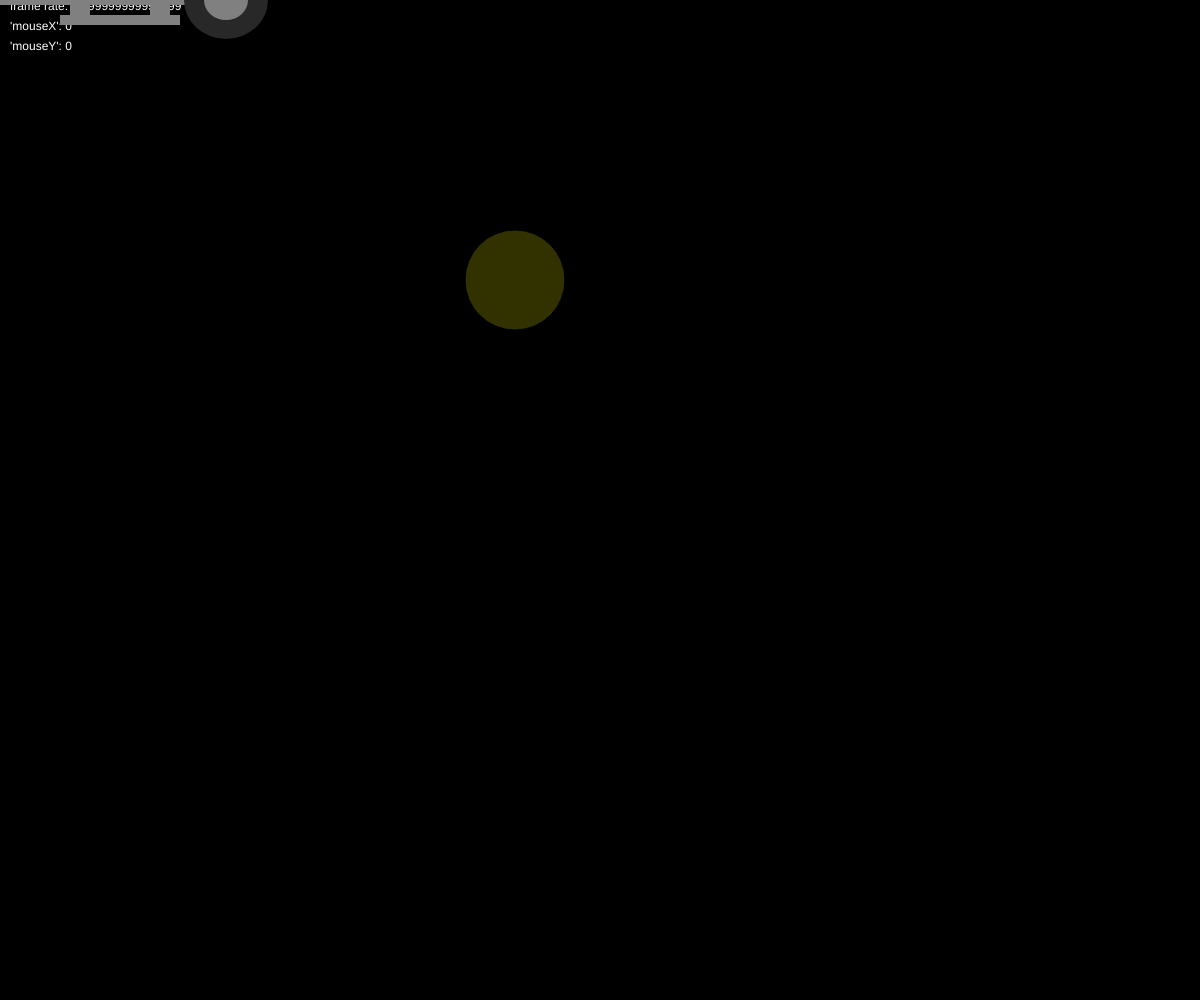
Frame 1 (no input)
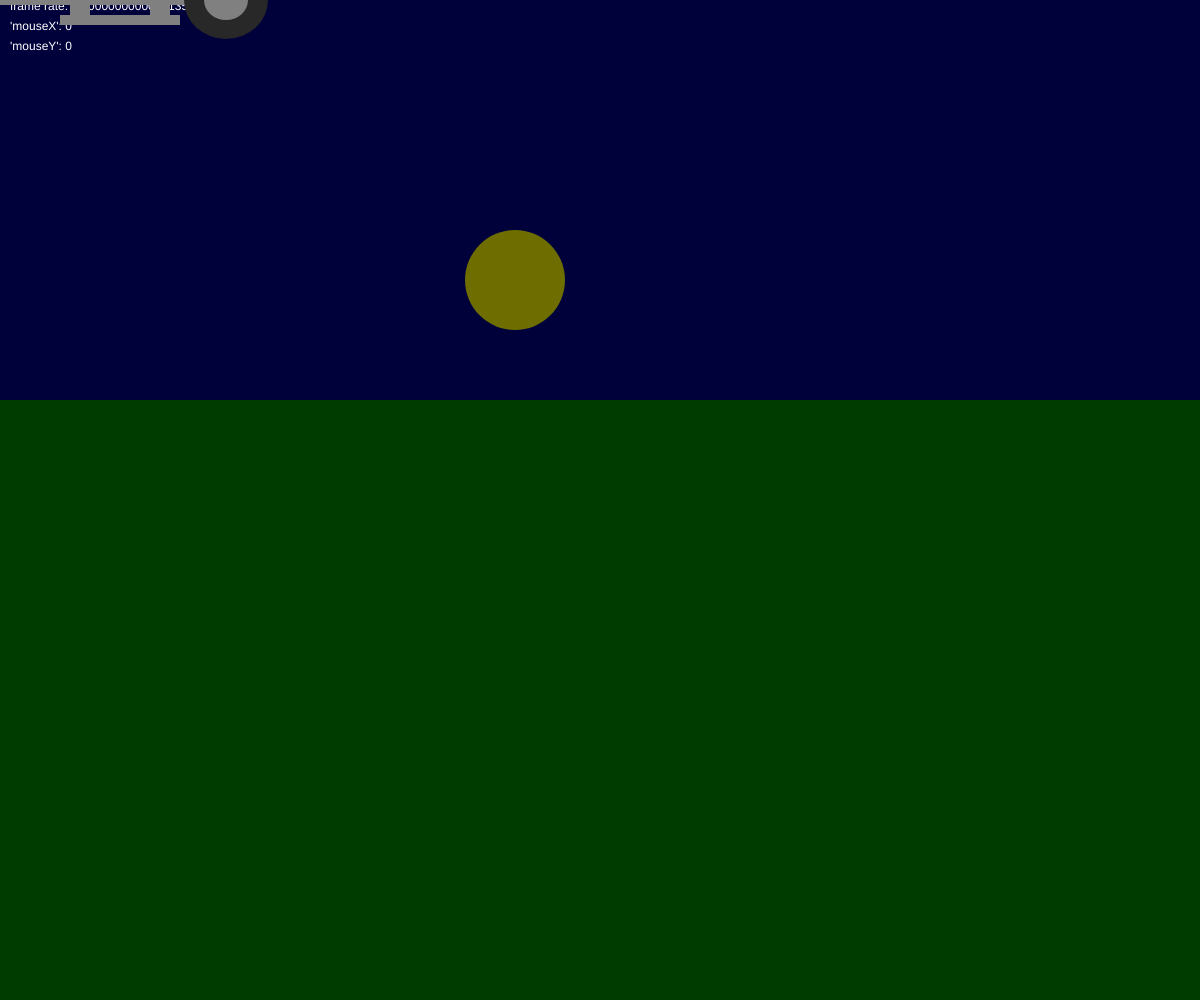
Frame 60 (no input)
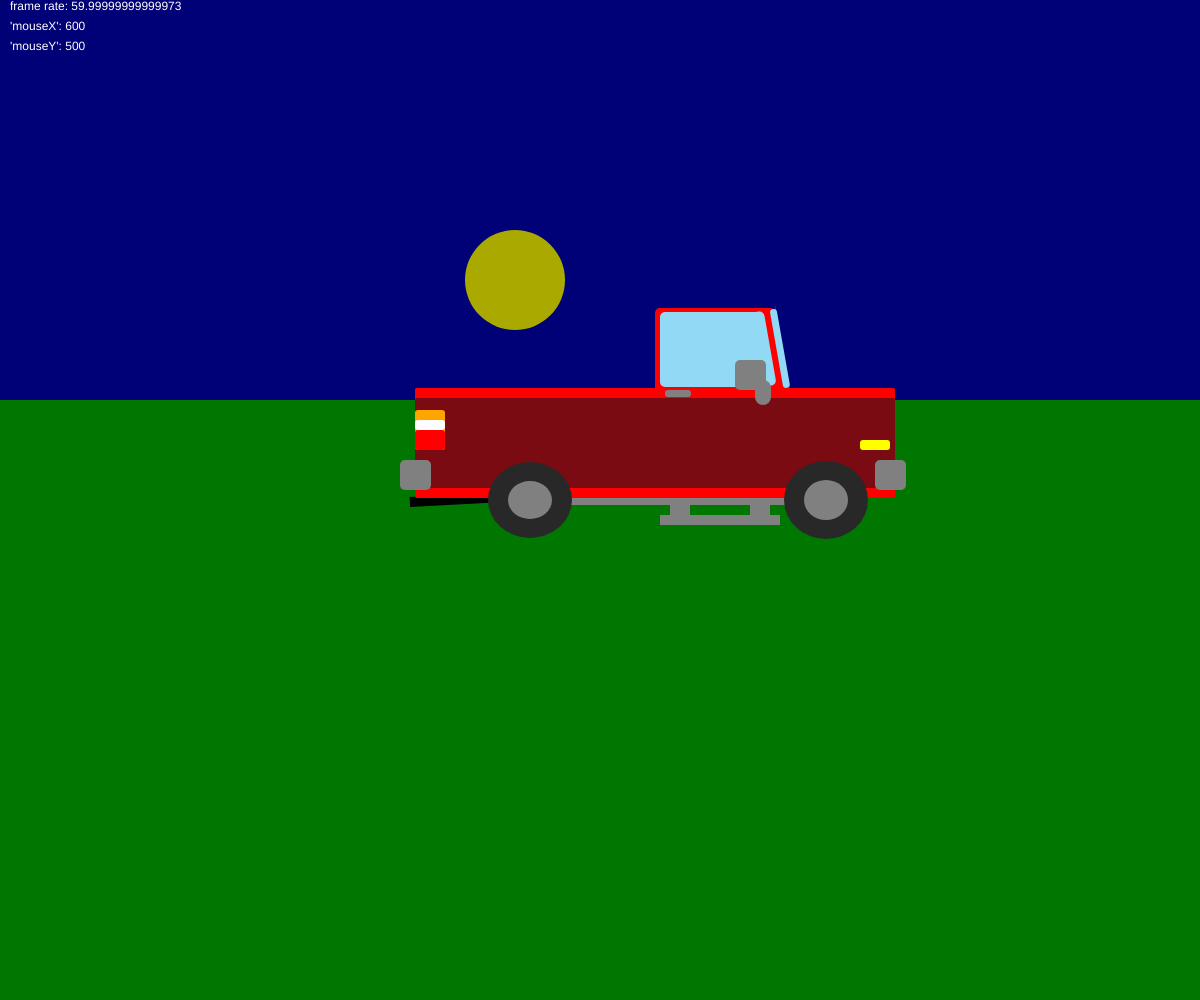
Frame 120 (the mouse pressed at the canvas centre since frame 60)

The p5.js sketch that drew these frames (run headless with seeded random() and noise() and a simulated clock; from frame 60 on, the mouse is pressed at the canvas centre):

// p5.js sketch
// ── sketch.js
// one time function setup
function setup() {
  //fill window
  createCanvas( windowWidth, windowHeight );
}
  //set variables
var wheel_angle = 0;
var wheel_rotation_rate = 0;
var grass = 0;
var sky = 0;
var sun = 50;

  //endless-loop function draw
function draw() {

  //clear frame
  background ( 0, grass, 0 );
  grass = grass + 1;
  grass = grass % 255;

  //sky "background"
  fill( 0, 0, sky );
  rect( 0, 0, windowWidth , 400);
  sky = sky + 1;
  sky = sky % 255;

  //Sunny Sun Sunshine
  fill( sun, sun, 0 );
  ellipse( 515, 280, 100 );
  sun = sun + 1;
  sun = sun % 255;


  //hide cursor
  noCursor();

  // UPDATE VALUES
   // base wheel rotation rate on mouseY pos
   wheel_rotation_rate  = (mouseY * 0.1) - 20;
   //update wheel angle
   // to equal itself plus headRotationRate
   var wheel_angle = wheel_angle + wheel_rotation_rate;

   //show frameRate
   var fr = frameRate();
   fill('white');
   text( "frame rate: " + fr, 10, 10 );
   //shows mouse coordinates from starting pos
   noStroke();
   fill('white');
   text("'mouseX': " + floor(mouseX), 10, 30 );
   text("'mouseY': " + floor(mouseY), 10, 50 );

  /*
  **********************************************
    TRUCK SANDBOX
  ******************************
   */
  push();

   //Truck follows mouse
   translate( mouseX, mouseY );

  push();

  push();
  //tail pipe
  rotate(radians(-3) );
  fill( 'black' );
  rect( -190, -13, 94 , 10 );
  pop();

  //side skirt
  fill( 'grey' );
  rect( -90, -5, 280 , 10 );
  fill( 'grey' );
  rect( 60, 15, 120 , 10 );
  fill( 'grey' );
  rect( 70, 5, 20 , 10 );
  fill( 'grey' );
  rect( 150, 5, 20 , 10 );

  //truck cab
  fill( 'red' );
  rect( 55, -192, 120 , 85, 05 );  // (pos left/right, pos up/down, width, height)
  fill( 'red'); //front angle
  noStroke();
  arc( 175, -195, 220, 180, radians(80), radians(90) );

  push();
  rotate(radians( -10));
  fill( 'rgb(145, 217, 244)' ); //front angle
  rect( 200, -158, 7, 80, 05 );
  pop();

  push();
  rotate(radians( 0));
  fill( 'rgb(145, 217, 244)' ); //front angle
  rect( 60, -188, 100, 75, 05 );
  rotate(radians( -10));
  fill( 'rgb(145, 217, 244)' ); //front angle
  rect( 164, -158, 30, 75, 05 );
  pop();

  //truck body
  fill( 'red' );
  rect( -185, -112, 480 , 110, 02 );

  //truck siding
  fill( 'rgb(122, 11, 18)' );
  rect( -185, -102, 480 , 90, 02 );

  //side mirror
  fill( 'grey' );
  rect( 135, -140 , 31, 30, 05 );
  fill( 'grey' );
  rect( 155, -120 , 16, 25, 20 );

  //door handle
  fill( 'grey' );
  rect( 65, -110 , 26, 7, 03 );

  //turn signal
  fill( 'yellow' );
  rect( 260, -60, 30, 10, 03 );

  //tail light
  fill( 'orange' );
  rect( -185, -90  , 30, 40, 03 );
  fill( 'white' );
  rect( -185, -80, 30, 10, 03 );
  fill( 'red' );
  rect( -185, -70, 30, 20, 03 );

  //front fender
  fill( 'grey' );
  rect( 275, -40 , 31, 30, 05 );

  //rear fender
  fill( 'grey' );
  rect( -200 , -40 , 31, 30, 05 );

  //back/left tire
  fill( 'rgb(40, 40, 40)');
  ellipse( -70 , 0, 84 , 76 ); // (pos left/right, pos up/down, width, height)

  //hubcap
  fill( 'grey');
  ellipse( -70, 0, 44 , 38 );

  //front/right tire
  fill( 'rgb(40, 40, 40)');
  ellipse( 226 , 0, 84 , 78 ); // (pos left/right, pos up/down, width, height)

  //hubcap
  fill( 'grey');
  ellipse( 226, 0, 44 , 40 );

  pop();
  pop();

}
